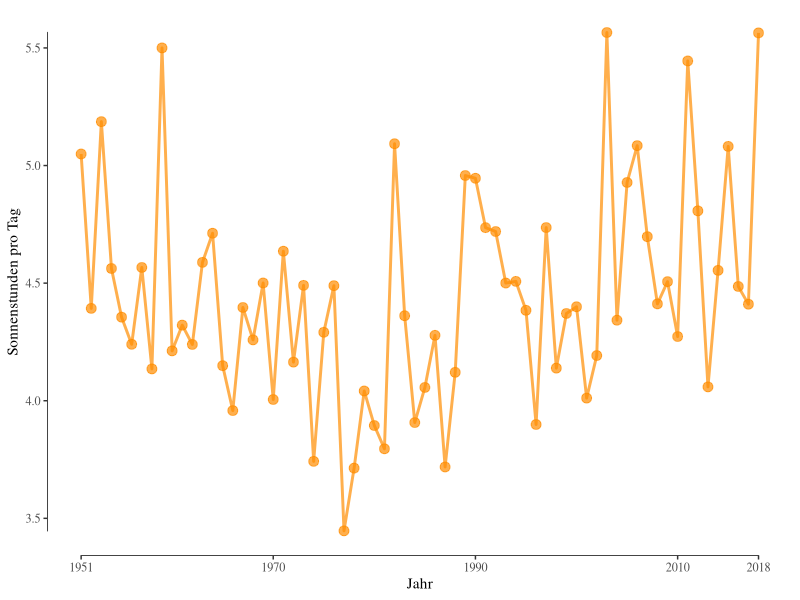

The R source for this figure:
# rm(list = ls())

# load packages
library(lubridate)
library(tidyverse)
library(ggthemes)

# Filter festlegen
jahr <- 2018
bundesland <- "Sachsen"
lastmonat <- ifelse((year(today()) - jahr) != 0, 12, month(today()) - 1)

# Daten einlesen
regionalAverages <- read.table("data/regionalAverages.csv", header = TRUE, dec = ".", sep = ";")
# Daten filtern und aggregieren
bundeslandDat <- regionalAverages %>% filter(Bundesland == bundesland, Jahr <= jahr) %>% filter(Monat <= 
    lastmonat) %>% group_by(Jahr) %>% summarise_at(c("Temperatur", "Niederschlag", "Sonnendauer"), list(mw = mean, summe = sum), 
    na.rm = TRUE) %>% ungroup() %>% mutate(typeYear = (Jahr >= 2000) + (Jahr == jahr))


# Make the empty plot with the geom_segments Get the borders and round down or up
tempRange <- bundeslandDat %>% summarise_at(c("Temperatur_mw"), list(min = min, max = max)) %>% mutate(min = floor(min), 
    max = ceiling(max)) %>% unlist()
tempTicks <- tempRange[1]:tempRange[2]
tempsegDat <- data.frame(x = rep(1881, length(tempTicks)), xend = rep(jahr + 0.5, length(tempTicks)), 
    y = tempTicks, yend = tempTicks)
regioTemp <- ggplot(data = bundeslandDat, aes(x = Jahr, y = Temperatur_mw)) + geom_segment(data = tempsegDat, 
    aes(x = x, y = y, xend = xend, yend = yend), inherit.aes = FALSE, linetype = "dashed", alpha = 0.3, 
    col = "black") + geom_rangeframe(col = "black") + geom_line(alpha = 0.7, col = "red", size = 0.7) + 
    geom_point(size = 1.5, alpha = 0.7, col = "red") + xlab("Jahr") + ylab("Durchschnittstemperatur (°C)") + 
    theme_tufte(base_size = 11) + theme(legend.position = "none") + scale_x_continuous(breaks = c(1881, 
    seq(1900, jahr, by = 20), jahr)) + scale_y_continuous(limits = c(tempRange[1], tempRange[2])) + theme(text = element_text(size = 11, 
    family = "sans-serif"))

#### Plot Precip vs Temp ####

# Round Precip to nearest 50
precipRange <- bundeslandDat %>% summarise_at(c("Niederschlag_summe"), list(min = min, max = max)) %>% 
    mutate(min = floor(min/50) * 50, max = ceiling(max/50) * 50) %>% unlist()
# Get Average Values
avgValues <- bundeslandDat %>% summarise_at(c("Temperatur_mw", "Niederschlag_summe"), mean) %>% unlist()
regioPrecip <- ggplot(data = bundeslandDat, aes(y = Temperatur_mw, x = Niederschlag_summe, color = factor(typeYear), 
    alpha = factor(typeYear))) + geom_segment(aes(y = avgValues[1], yend = avgValues[1], x = precipRange[1] * 
    1.1, xend = precipRange[2] * 0.9), inherit.aes = FALSE, linetype = "dashed", alpha = 0.5, col = "black", 
    data = data.frame()) + geom_segment(aes(y = tempRange[1] * ifelse(tempRange[1] > 0, 1.1, 0.9), yend = tempRange[2] * 
    0.9, x = avgValues[2], xend = avgValues[2]), inherit.aes = FALSE, linetype = "dashed", alpha = 0.5, 
    col = "black", data = data.frame()) + geom_point(size = 1.5) + geom_rangeframe(col = "black", sides = "br") + 
    theme_tufte(base_size = 15) + ylab("Durchschnittstemperatur (°C)") + xlab("Niederschlag (mm)") + 
    scale_color_manual(values = c("blue", "black", "red"), breaks = c(0, 1), name = "Jahr", labels = c("1881-1999", 
        paste0("2000-", jahr - 1))) + scale_y_continuous(limits = c(tempRange[1], tempRange[2]), position = "right") + 
    scale_x_continuous(limits = precipRange) + theme(legend.position = c(0, 0), legend.justification = c(0, 
    0), legend.title = element_text(size = 7, face = "bold", hjust = 0.5)) + annotate("text", y = tempRange[1] * 
    ifelse(tempRange[1] > 0, 1.1, 0.9), x = avgValues[2] + 0.01 * avgValues[2], label = "Durchschnittswerte", 
    size = 2, angle = 90) + scale_alpha_manual(values = c(0.4, 1, 1), guide = FALSE) + guides(colour = guide_legend(override.aes = list(alpha = c(0.4, 
    0.9)))) + theme(text = element_text(size = 11, family = "sans-serif")) + theme(legend.text = element_text(size = 6))



# Sun duration plot
sunDat <- bundeslandDat %>% filter(Sonnendauer_summe>0) %>% 
  mutate(numDays = ifelse(leap_year(Jahr), 366, 365)) %>%
  mutate(sonneprotag = Sonnendauer_summe/numDays)
ggplot(data = sunDat, aes(x = Jahr, y = sonneprotag)) + geom_rangeframe(col="black")+
  geom_line(alpha = 0.7, col = "darkorange", size = 1) + xlab("Jahr") + ylab("Sonnenstunden pro Tag") + 
  geom_point(size = 3, alpha = 0.7, col = "darkorange") + theme_tufte(base_size = 11) + 
  theme(legend.position = "none") + scale_x_continuous(limits = c(1951, 2018), 
                                                       breaks = c(1951, seq(1970, 2018, by = 20), 2018)) 
